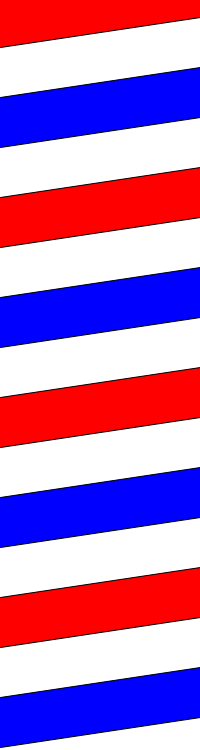
Frame 1 (no input)
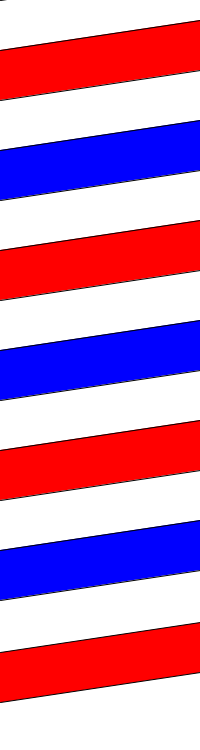
Frame 60 (the mouse pressed at the canvas centre just before this capture)
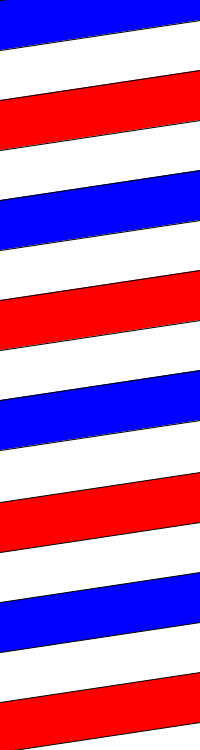
Frame 120 (the mouse held since frame 60 and released just before this capture)

The Processing sketch that drew these frames (run headless with seeded random() and noise(); from frame 60 on, the mouse is pressed at the canvas centre):

// Processing sketch: Tokoya_no_are
// ── Tokoya_no_are.pde
ArrayList<Bar> arraylist = new ArrayList<Bar>();

void setup(){
  size(200,750);
  
  //以下脳筋インスタンス
  for(int i = 0; i <= 7; i++){
    arraylist.add(new Bar(0 + i * 100));
  }
}

void draw(){
  //背景を白、その中を赤、青のひし形が動きます
  background(255);

  for(int i = 0; i <= 7; i++){
    arraylist.get(i).update();
    if(i % 2 == 0){
      arraylist.get(i).rdisplay();
    } else {
      arraylist.get(i).bdisplay();
    }
  }
}

// 撮影用
int photo = 0;
void keyPressed() {
    if(key == 's'){
        save("frame/" + photo + ".png");
        photo++;
    }
}

// ── BarBar.pde
class Bar{
  float x,y,h,velocity;
  
  Bar(float _y){
    x = 0.0; //x座標は横幅に合わせるため原点に
    y = _y; //yの初期座標は引数から取得
    h = 50; //高さは50くらいがちょうどいいかと
    velocity = 2.5; //velocityで速度の制御をします、速度を変えたい場合ここを弄ってください
  }
  
  void update(){ //ひし形のy座標をどんどんと上に上げていきます
    y -= velocity;
    if(y+h < 0){
      y = height; //ひし形の左下の頂点が画面から消えた時に、ひし形の位置を一番下に移します
    }
  }
  
  void rdisplay(){ //赤色のひし形
    fill(255,0,0);
    beginShape();
    vertex(x,y);
    vertex(x+width,y-30);
    vertex(x+width,y+h-30);
    vertex(x,y+h);
    endShape();
  }
  
  void bdisplay(){ //青色のひし形
    fill(0,0,255);
    beginShape();
    vertex(x,y);
    vertex(x+width,y-30);
    vertex(x+width,y+h-30);
    vertex(x,y+h);
    endShape();
  }
}
